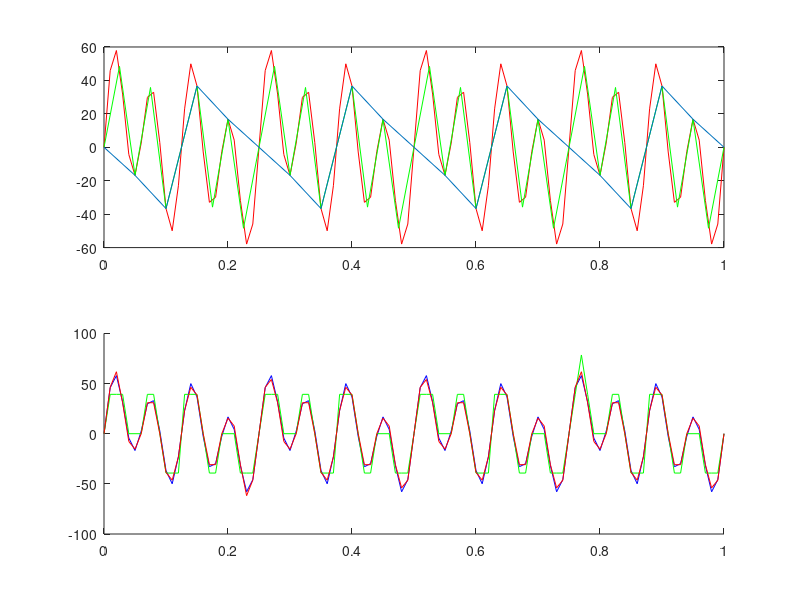

Here is the MATLAB script that generated this plot:
clc;
clear all;
close all;


a1=10
a2=20
a3=40

f1=4
f2=8
f3=16

t=0:0.01:1
x=a1*sin(2*pi*f1*t)+a2*sin(2*pi*f2*t)+a3*sin(2*pi*f3*t)


fs1=40
t1=0:1/fs1:1
x1=a1*sin(2*pi*f1*t1)+a2*sin(2*pi*f2*t1)+a3*sin(2*pi*f3*t1)
% t1 x1

fs2=20
t2=0:1/20:1
x2=a1*sin(2*pi*f1*t2)+a2*sin(2*pi*f2*t2)+a3*sin(2*pi*f3*t2)

% fft(x,x1,x2)

subplot(2,1,1)
plot(t,x,'red')
hold on
plot(t1,x1,'g')
plot(t2,x2);
hold on
% subplot(2,1,1)
% stem(t,x);

a1=12  %jokhn ekta signal dekhte parbi na tokhn amplitude change kre dibi 
x1=a1*sin(2*pi*f1*t)+a2*sin(2*pi*f2*t)+a3*sin(2*pi*f3*t)
signal1=x1;
nbit1=2
level1=2.^nbit1
mn1=min(signal1)
mx1=max(signal1);
scalingFac1=(mx1-mn1)/(level1-1);
signal1=signal1/scalingFac1;
signal1=round(signal1)
signal1=signal1*scalingFac1;

signal2=x;
nbit2=4   %nbit er man 1,2,4,8,16,32,64 eivabe bosia jar jnno ( 9line pore dekh)
level2=2.^nbit2
mn1=min(signal2)
mx1=max(signal2);
scalingFac2=(mx1-mn1)/(level2-1);
signal2=signal2/scalingFac2;
signal2=round(signal2)
signal2=signal2*scalingFac2;

%ei duita value (amplitude) sm asbe...tokhn bolbo oi bit er jnno main signal paua jabe..
max(x)
max(signal2)

subplot(2,1,2)
hold on
plot(t,x,'b')
hold on
plot(t,signal1,'g')
hold on
plot(t,signal2,'r');


